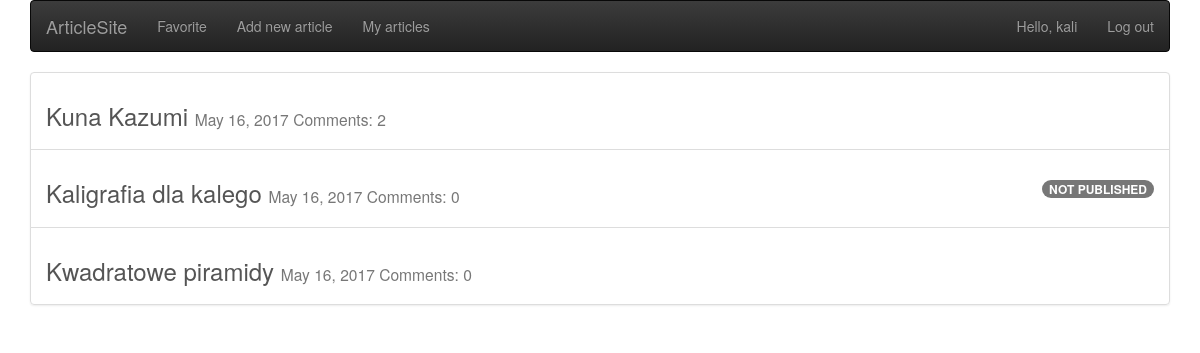
/my_article/ (signed in), run on the app's committed database.
### newspaper/models.py (models this page shows, shortened)
class Article(models.Model):
    author = models.ForeignKey('auth.User', related_name='articles')
    date = models.DateField(default=timezone.now)
    title = models.CharField(max_length=200)
    content = models.TextField()
    is_published = models.BooleanField(default=False)
    photo = models.ImageField(upload_to='pictures', null=True, blank=True)
    def __str__(self):
        return str(self.title)

### newspaper/views.py (the view)
# urls.py: url(r'^my_article/$', views.my_article, name='my_article'),
def my_article(request):
    if not request.user.is_authenticated:
        return render(request, 'errors/401.html', status=401)
    articles_list = Article.objects.filter(author=request.user).order_by('-date')
    return render(request, 'newspaper/my_article.html', {'article_list': articles_list})

### newspaper/templates/newspaper/my_article.html
{% extends 'newspaper/home.html' %}
{% block content %}
    <div class="list-group">
    {% for article in article_list %}
        <a href="{% url 'article_detail' pk=article.pk %}" class="list-group-item">
            <h3>{{ article }} <small>{{ article.date }} Comments: {{ article.comments.count }}</small>
            {% if article.is_published == False %}<span class="badge pull-right">NOT PUBLISHED</span>{% endif %}
            </h3>
        </a>
    {% endfor %}
    </div>
{% endblock %}

### newspaper/templates/newspaper/home.html (shortened to what this page needs)
<!DOCTYPE html>
<html lang="en">
<head>
    <link rel="stylesheet" href="//maxcdn.bootstrapcdn.com/bootstrap/3.2.0/css/bootstrap.min.css">
    <link rel="stylesheet" href="//maxcdn.bootstrapcdn.com/bootstrap/3.2.0/css/bootstrap-theme.min.css">
    {% load static %}
    <link rel="stylesheet" type="text/css" href="{% static "newspaper/css/customStylesheet.css" %}">
</head>
<body>
    <div class="container">
        <nav class="navbar navbar-inverse bg-inverse">
          <div class="container-fluid">
            <div class="navbar-header">
              <a class="navbar-brand" href="/" >ArticleSite</a>
            </div>
            <ul class="nav navbar-nav">
              {% if user.is_authenticated %}
                  <li><a href="{% url 'favorite_list' %}">Favorite</a></li>
                  <li><a href="{% url 'article_new' %}" >Add new article</a></li>
                  <li><a href="{% url 'my_article' %}" >My articles</a></li>
              {% endif %}
            </ul>
            <ul class="nav navbar-nav navbar-right">
              {% if user.is_authenticated %}
                  <li><a>Hello, {{ user.username }}</a></li>
                  <li><a href="{% url 'logout' %}">Log out</a></li>
              {% else %}
                <li><a href="{% url 'user_new' %}"><span class="glyphicon glyphicon-user"></span> Register</a></li>
                <li><a href="{% url 'login' %}"><span class="glyphicon glyphicon-log-in"></span> Login</a></li>
              {% endif %}
            </ul>
          </div>
        </nav>
    </div>
        <div class="content container">
            {% block content %}
            {% endblock %}
        </div>
</body>
</html>

### data on the page
Article: title "Kuna Kazumi", date "May 16, 2017", comments.count "2"
Article: title "Kaligrafia dla kalego", date "May 16, 2017", comments.count "0", is_published "NOT PUBLISHED"
Article: title "Kwadratowe piramidy", date "May 16, 2017", comments.count "0"

### other printed values
{{ user.username }} "kali"
